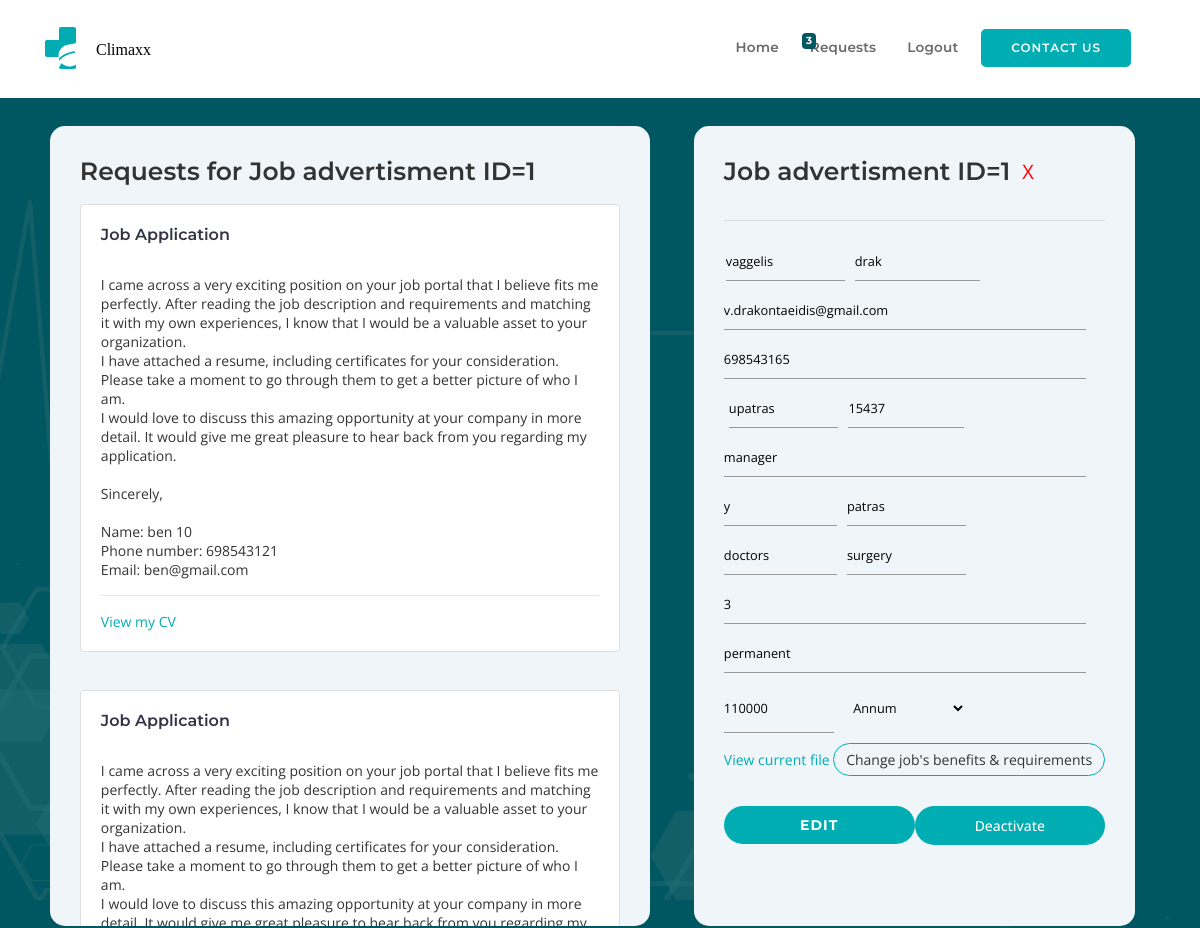
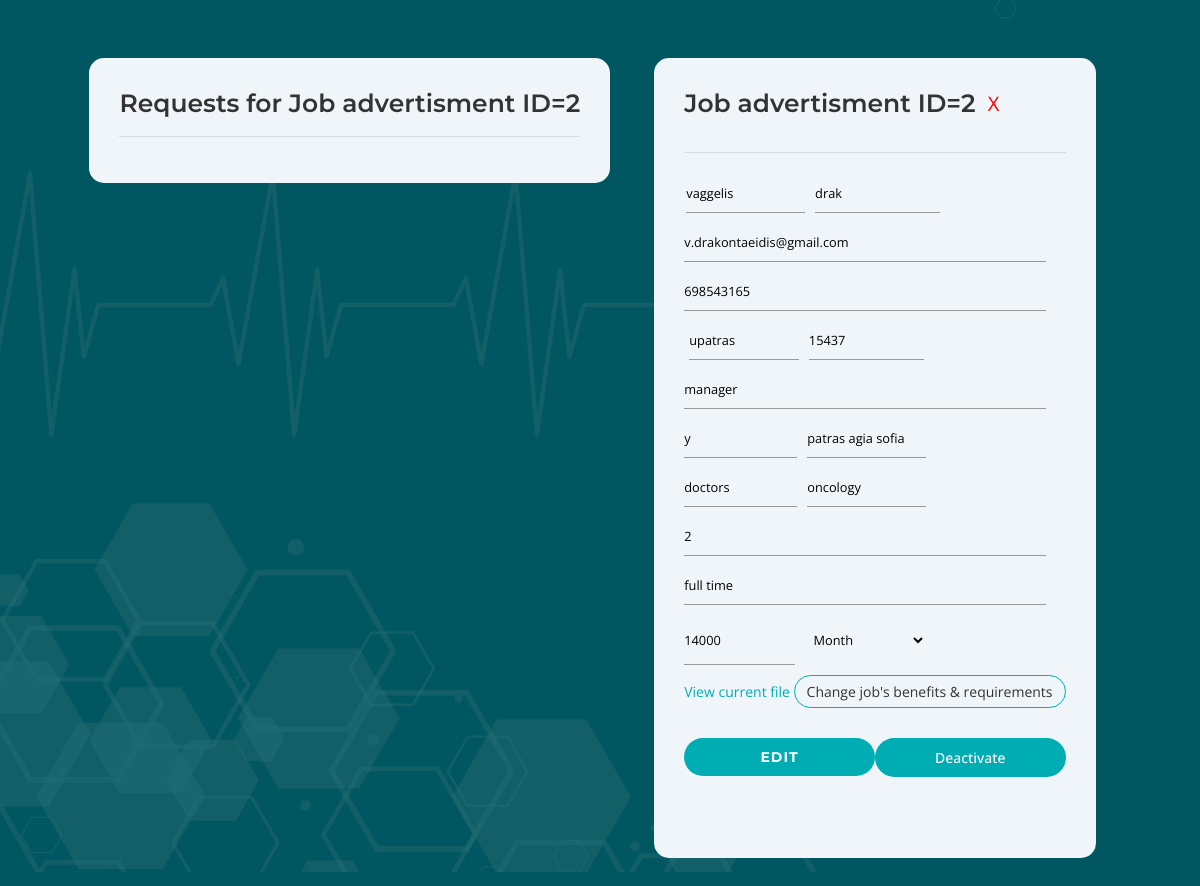
The app's page /requests (signed in) with its own data (2 pictures, top to bottom).
### website/models.py (models this page shows, shortened)
class JOB_ADS_database(db.Model):
    __tablename__ = 'JOB_ADS_database'
    __searchable__ =['org_name','reg_staff','location','contract_length','salary','salary_per','specialty','staff_type','position','job_desc']
    id = db.Column(db.Integer, primary_key=True)
    first_name = db.Column(db.String(20) ,nullable=False)
    last_name = db.Column(db.String(20),nullable=False)
    email = db.Column(db.String(200),nullable=False)
    phone_number = db.Column(db.String(200),nullable=False)
    org_name = db.Column(db.String(200) ,nullable=False)
    org_postcode = db.Column(db.String(200),nullable=False)
    position = db.Column(db.String(200),nullable=False)
    reg_staff = db.Column(db.String(200))
    staff_type = db.Column(db.String(200))
    location = db.Column(db.String(200))
    staff_num = db.Column(db.Integer)
    specialty = db.Column(db.String(200))
    contract_length = db.Column(db.String(200))
    salary = db.Column(db.Integer)
    salary_per = db.Column(db.String(200))
    job_desc = db.Column(db.String(200))
    date_posted = db.Column(db.String(50) ,nullable=True)
    filename = db.Column(db.String(50),nullable=True)
    data = db.Column(db.LargeBinary,nullable=True)
    visibility = db.Column(db.Integer,nullable=True)
    requests = db.relationship("REQUESTS_database", backref="JOB_ADS_database",cascade="all, delete")

class REQUESTS_database(db.Model):
    __tablename__ = 'REQUESTS_database'
    id = db.Column(db.Integer, primary_key=True)
    first_name = db.Column(db.String(20) ,nullable=False)
    last_name = db.Column(db.String(20),nullable=False)
    email = db.Column(db.String(200),nullable=False)
    phone_number = db.Column(db.String(200),nullable=False)
    job_id = db.Column(db.Integer,db.ForeignKey("JOB_ADS_database.id"), nullable=False)
    filename = db.Column(db.String(50),nullable=True)
    data = db.Column(db.LargeBinary,nullable=True)

### website/employers.py (the view)
@employers.route('/requests', methods=['GET','POST'])
@login_required
def requests():
    user = session.get('user')
    email = session.get('email')
    print(user,email)
    if request.method == 'POST':
        pass
    else:
        job_ads = JOB_ADS_database.query.filter_by(email=email).all()
        print(job_ads)
        req = []
        for i in job_ads:
            print(i.id)
            req.append(REQUESTS_database.query.filter_by(job_id = i.id).all())
        print(req)
        requests = []
        for j in req:
            if j:
                requests.append(j)
        try:
            r= requests[0]
            print(requests[0])
            l=0
            for i in r:
                l+=1
        except:
            r = requests
            l=0
        print(l)
        return render_template('requests.html',job_ads=job_ads, req=r, l=l)

### website/templates/requests.html (shortened to what this page needs)
<!DOCTYPE html>
<html lang="en">
  <head>
    <link href="../static/css/bootstrap.min.css" rel="stylesheet" type="text/css" media="all" />
    <link rel="stylesheet" href="../static/css/animate.css">
    <link rel="stylesheet" href="../static/css/owl.carousel.css">
    <link rel="stylesheet" href="../static/css/owl.theme.css">
    <link rel="stylesheet" href="../static/css/ionicons.min.css">
    <link href="../static/css/stylesheet.css" rel="stylesheet" type="text/css" media="all" />
  </head>
  <body class="boxed-layout" style="background-image: url('../static/images/hero-bg.png'); background-color: hsl(186, 100%, 19%);">
    <div class="wrapper">
      <nav class="navbar navbar-expand-md navbar-light bg-light fixed-top wt-border">
        <div class="container">
          <a href="/" class="navbar-brand">
            <img src="../static/images/logo copy.svg" width="136" height="46" alt="Climaxx home">
          </a>
          <div class="collapse navbar-collapse" id="navbarSupportedContent">
            <ul class="navbar-nav ml-auto navbar-right">
              <li class="nav-item"><a class="nav-link js-scroll-trigger" href="/">Home</a></li>
              <li class="nav-item"><a class="nav-link js-scroll-trigger" href="#">Requests</a>
                <span class="position-absolute top-0 start-100 translate-middle badge rounded-pill bg-success" style="color: white; margin-right: 15px; background-color: hsl(186, 100%, 19%);;">
                {{l}}
              </span></li>
              <li class="nav-item"><a class="nav-link js-scroll-trigger" href="/logout">Logout</a></li>
              <li><a class="btn-nav js-scroll-trigger" href="/#cta">Contact Us</a></li>
            </ul>
          </div>
        </div>
      </nav>
      <br>
        <br>
        <br>
        <br>
        <br>
        <br>
        {% for i in job_ads %}
        <div class="containerrr">
            <div class="left-div left-text" style="overflow: auto; border-radius: 15px;">
                <h2>Requests for Job advertisment ID={{i.id}} </h2>
                {% for j in req%}
                  {% if i.id== j.job_id %}
                    <div class="card" style="width: auto;">
                      <div class="card-body">
                        <a href="#"><h5 class="card-title" style="color: #333347; font-weight: 600; text-transform: capitalize;">Job Application</h5></a>
                        <br>
                        <p class="card-text">
                          I came across a very exciting position on your job portal that I believe fits me perfectly.
                          After reading the job description and requirements and matching it with my own experiences, I know that I would be a valuable asset to your organization.
                          <br>I have attached a resume, including certificates for your consideration. Please take a moment to go through them to get a better picture of who I am.
                          <br>I would love to discuss this amazing opportunity at your company in more detail. It would give me great pleasure to hear back from you regarding my application.
                          <br>
                          <br>
                          Sincerely,
                          <br>
                          <br> Name:&nbsp;{{j.first_name}} {{j.last_name}}
                          <br> Phone number:&nbsp;{{j.phone_number}}
                          <br> Email:&nbsp;{{j.email}}
                        </p>
                        <hr>
                        <a href="/download_cv/{{j.filename}}" class="card-link" style="color: hsl(182, 100%, 35%);">View my CV</a>
                        <br>
                      </div>
                    </div>
                    <br>
                    <br>
                    {% endif %}
                {% endfor %}
                <hr>
            </div>
            <div class="right-div right-text" style="border-radius: 15px;">
                <div style="display: flex;">
                  <strong><h2 style="text-align: center;">Job advertisment ID={{i.id}}</h2></strong>
                  <a href="/delete_history/{{i.id}}" style=" padding: 2px; text-decoration: none; color: red; font-size: 20px; margin-left: 10px; " onclick="return confirm('Are you sure you want to delete this job ad?')">X</a>
                </div>
                <hr>
                <form enctype=multipart/form-data action="/edit/{{i.id}}" method="POST" style="height: 700px; overflow: auto;">
                    <div style="display: flex; width: 256px;">
                      <input type="text" class="inputt-field" placeholder="First name" name="first_name" required style="margin-left: 2px;" value="{{i.first_name}}">
                      <input type="text" class="inputt-field" placeholder="Last name" name="last_name" required style="margin-left: 10px; width: 100%;" value="{{i.last_name}}">
                    </div>
                    <input type="email" class="inputt-field" placeholder="Email" name="email" required value="{{i.email}}">
                    <input type="tel" class="inputt-field" placeholder="Phone number" name="phone_num" required value="{{i.phone_number}}">
                    <div style="display: flex;  width: 240px;">
                      <input type="text" class="inputt-field" placeholder="Organization name" name="org_name" required style="margin-left: 5px;" value="{{i.org_name}}">
                      <input type="text" class="inputt-field" placeholder="Postcode" name="org_postcode" required style="margin-left: 10px; width: 100%;" value="{{i.org_postcode}}">
                    </div>
                    <input type="text" class="inputt-field" placeholder="Position/Job title" name="position" required value="{{i.position}}">
                    <div style="display: flex;  width: 242px;">
                      <input type="text" class="inputt-field" placeholder="Region staff (y/n)" name="reg_staff" required value="{{i.reg_staff}}">
                      <input type="text" class="inputt-field" placeholder="Town/City" name="location" required style="margin-left: 10px; width: 100%;" value="{{i.location}}">
                    </div>
                    <div style="display: flex;  width: 242px;">
                      <input type="text" class="inputt-field" placeholder="Type of Staff" name="staff_type" required value="{{i.staff_type}}">
                      <input type="text" class="inputt-field" placeholder="Specialty" name="specialty" style="margin-left: 10px; width: 100%;" value="{{i.specialty}}">
                    </div>
                    <input type="number" class="inputt-field" placeholder="Number of staff required" name="staff_num" required value="{{i.staff_num}}">
                    <input type="text" class="inputt-field" placeholder="Length of contract (temp/locum only)" name="contract_length"  value="{{i.contract_length}}">
                    <div style="display: flex;  width: 242px;">
                      <input type="text" class="inputt-field" placeholder=" Salary (&#163;)" name="salary" value="{{i.salary}}">
                      <select class="select-sml" id="salary-per" name="salary_per" value="{{i.salary_per}}">
                        <option value="Annum" {% if i.salary_per == "Annum"%} selected {% endif %}>Annum</option>
                        <option value="Month" {% if i.salary_per == "Month"%} selected {% endif %}>Month</option>
                      </select>
                    </div>
                    <a href="/download/{{i.filename}}" style="color: hsl(182, 100%, 35%);">View current file</a>
                    <label for="file-upload" class="custom-file-upload" style="border: 1px solid hsl(182, 100%, 35%);
                    display: inline-block;
                    padding: 6px 12px;
                    margin-top: 5px;
                    cursor: pointer;
                    font-family: 'Open Sans';
                    font-size: 14px;
                    border-radius: 20px;
                    ">
                      Change job's benefits & requirements
                    </label>
                    <div style="display: flex;">
                    <button type="submit" class="submitt-btn" style="margin-top: 30px;"
                      onclick="return confirm('Are you sure you want to update this job ad?')">Edit</button>
                    {% if i.visibility == 1 %}
                      <a href="/deactivate/{{i.id}}" class="submitt-btn" style="margin-top: 30px; text-align: center; color: white; font-weight: 500;"  onclick ="return confirm('This job ad will NOT be visible')">Deactivate</a>
                    {% else %}
                      <a href="/activate/{{i.id}}" class="submitt-btn" style="margin-top: 30px; text-align: center; "
                        onclick="return confirm('This job ad will NOT be visible')">Activate</a>
                    {% endif %}
                    </div>
                </form>
            </div>
        </div>
        {% endfor %}
        <br>
        <br>
  </body>
</html>

### records on screen
JOB_ADS_database: id "1", first_name "vaggelis", last_name "drak", email "v.drakontaeidis@gmail.com", phone_num "698543165", org_name "upatras", org_postcode "15437", position "manager", reg_staff "y", location "patras", staff_type "doctors", specialty "surgery", staff_num "3", contract_length "permanent", salary "110000", salary_per "Annum"
REQUESTS_database: first_name "ben", last_name "10", phone_number "698543121", email "ben@gmail.com"
JOB_ADS_database: id "2", first_name "vaggelis", last_name "drak", email "v.drakontaeidis@gmail.com", phone_num "698543165", org_name "upatras", org_postcode "15437", position "manager", reg_staff "y", location "patras agia sofia", staff_type "doctors", specialty "oncology", staff_num "2", contract_length "full time", salary "14000", salary_per "Month"

### other values on screen
{{ l }} "3"
